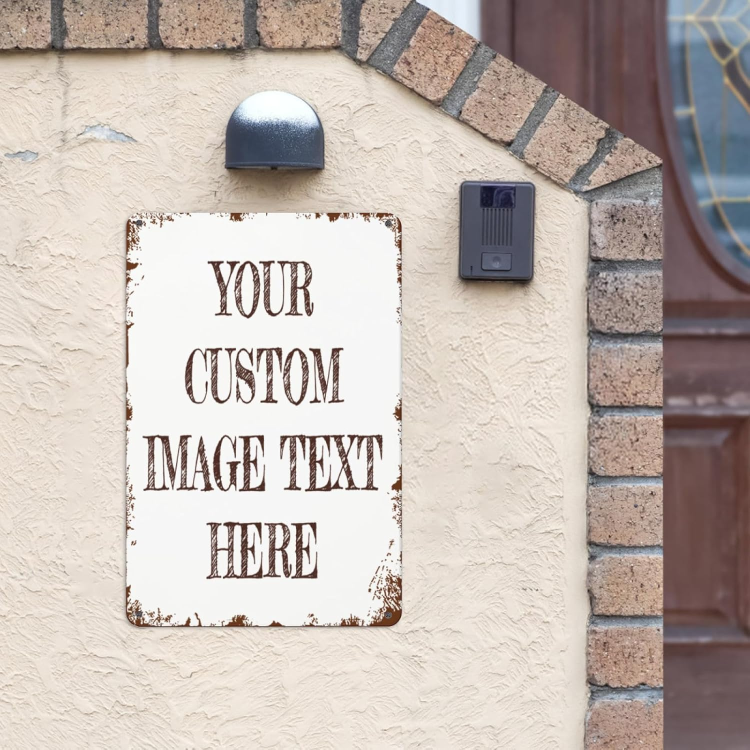
#> input picture IMG/0001.jpg, 1500 x 1500 px, given in place of the camera (shown at 1/2 size)
$ python CapturaVideo.py
#> lines starting #> are read from the running program, lines starting #| are printed output that depends on the picture; after the words box and inside, x2 and y2 are one past the last pixel; in counts of white or black regions, pixels touching at a corner belong together
#> in main, frame is the input picture: shape (1500, 1500, 3); mean B, G, R 177.5, 183.9, 194.6
import cv2
import numpy as np
import time
import easyocr
from collections import Counter


# Ordena 4 puntos como: top-left, top-right, bottom-right, bottom-left
# [12 lines left out: function ordenar_puntos, not called in this run]


# Detecta la hoja en el frame usando HSV y devuelve la hoja enderezada
def detectar_hoja_blanca(frame):
    altura, ancho = frame.shape[:2]
#> altura = 1500; ancho = 1500

    hsv = cv2.cvtColor(frame, cv2.COLOR_BGR2HSV)
#> hsv: shape (1500, 1500, 3); mean H, S, V 35.2, 32.2, 196.3

    # Rango base (calibrado) y margen
    base_lower = np.array([81, 0, 125], dtype=np.uint8)
    base_upper = np.array([121, 69, 245], dtype=np.uint8)
    delta = np.array([5, 15, 30], dtype=np.int32)

    lower = base_lower.astype(np.int32) - delta
    upper = base_upper.astype(np.int32) + delta

    lower = np.clip(lower, [0, 0, 0], [179, 255, 255]).astype(np.uint8)
    upper = np.clip(upper, [0, 0, 0], [179, 255, 255]).astype(np.uint8)

    mask_color = cv2.inRange(hsv, lower, upper)
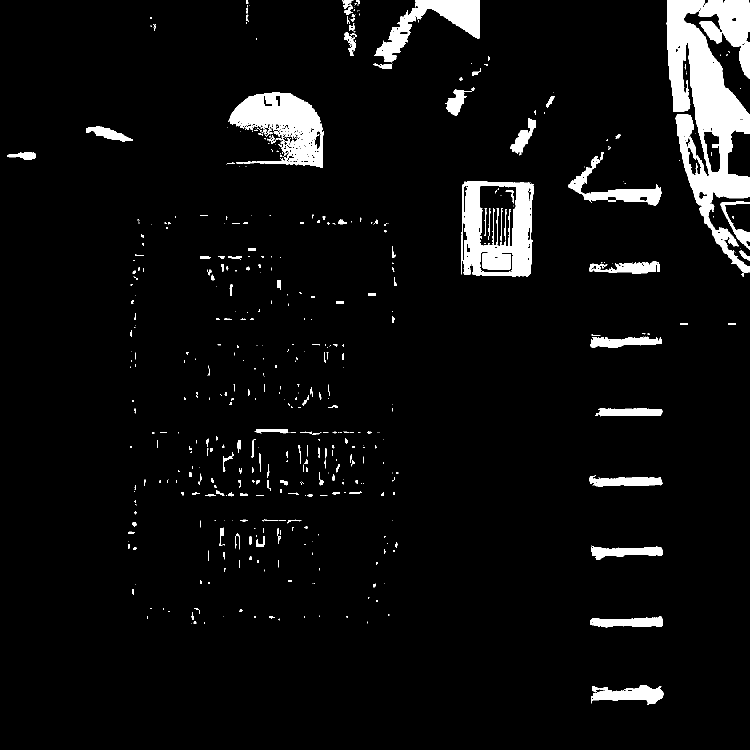
#> mask_color: shape (1500, 1500) (shown at 1/2 size); 5.5% white; 562 white regions (361 under 20 px), largest, box (x1, y1, x2, y2) and area: (1333, 0, 1500, 545) 45300, (922, 362, 1068, 553) 15167, (457, 184, 646, 335) 14760

    # Limpiar máscara
    kernel = np.ones((5, 5), np.uint8)
    mask_clean = cv2.morphologyEx(mask_color, cv2.MORPH_CLOSE, kernel, iterations=2)
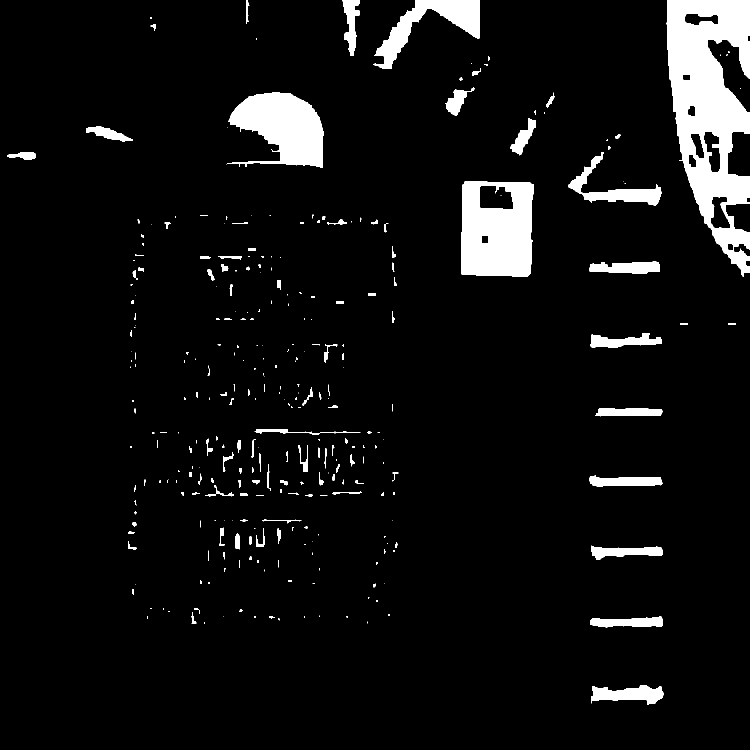
#> mask_clean: shape (1500, 1500) (shown at 1/2 size); 6.4% white; 310 white regions (154 under 20 px), largest, box (x1, y1, x2, y2) and area: (1333, 0, 1500, 553) 51899, (922, 362, 1068, 553) 23482, (455, 184, 648, 335) 18496
    mask_clean = cv2.morphologyEx(mask_clean, cv2.MORPH_OPEN, kernel, iterations=1)
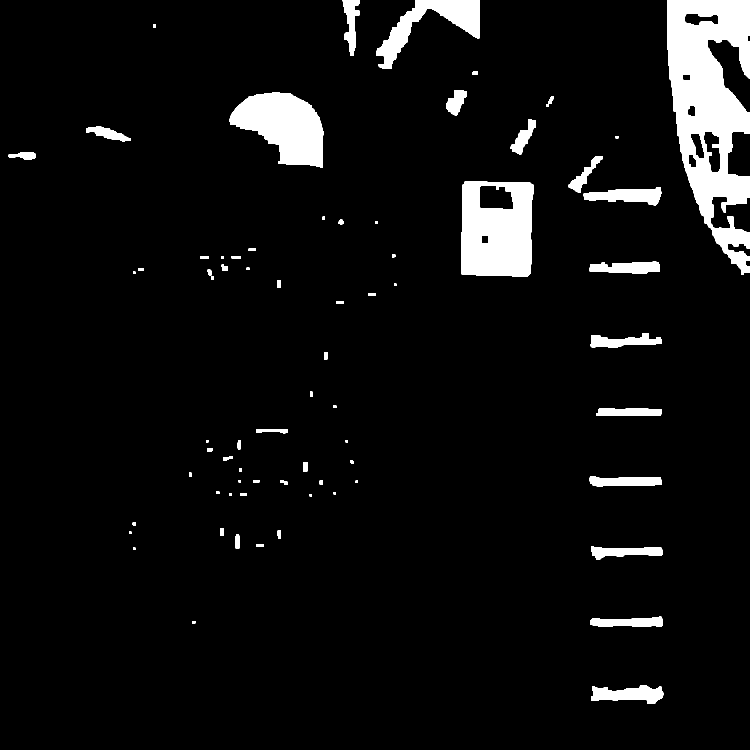
#> mask_clean: shape (1500, 1500) (shown at 1/2 size); 6% white; 71 white regions

    contours, _ = cv2.findContours(mask_clean, cv2.RETR_EXTERNAL, cv2.CHAIN_APPROX_SIMPLE)
#> contours = 71 contours, 10 with area under 20; largest, box (x1, y1, x2, y2) and area: (1334, 0, 1500, 550) 54944, (922, 362, 1067, 553) 26018, (458, 184, 647, 335) 17774, (752, 0, 960, 138) 9298, (1167, 374, 1323, 411) 3360
    if len(contours) == 0:
        return None, None, mask_clean

    mejor_contorno = None
    mejor_area = 0
    area_minima = ancho * altura * 0.20  # 20% del frame
#> area_minima = 450000

    gray = cv2.cvtColor(frame, cv2.COLOR_BGR2GRAY)
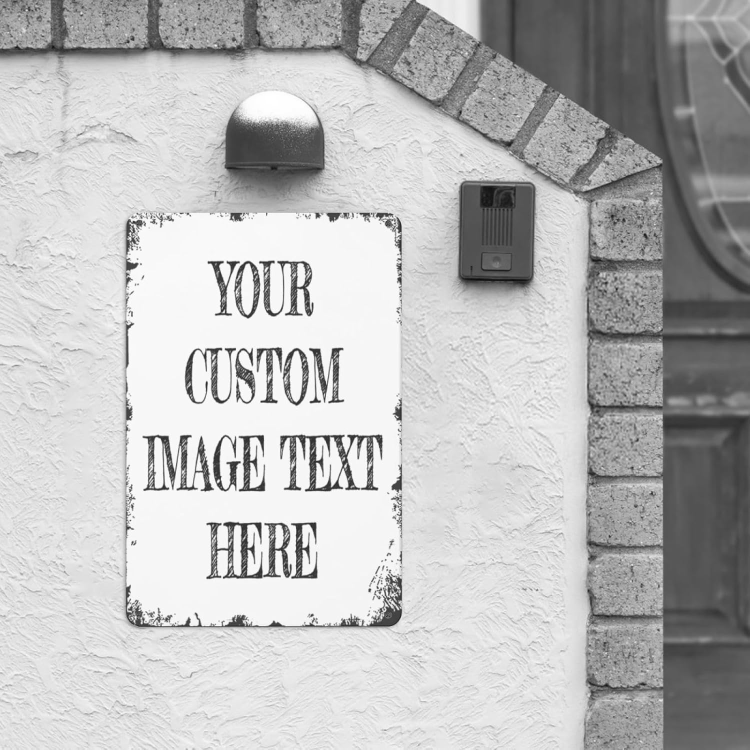
#> gray: shape (1500, 1500) (shown at 1/2 size); min 7, max 255, mean 186.4

    # Filtrar contornos por tamaño y brillo interno
    for cnt in contours:
        area = cv2.contourArea(cnt)
        if area < area_minima:
            continue

        hull = cv2.convexHull(cnt)

        mask_hull = np.zeros_like(gray)
        cv2.drawContours(mask_hull, [hull], -1, 255, -1)
        mean_val = cv2.mean(gray, mask=mask_hull)[0]

        if mean_val < 90:
            continue

        if area > mejor_area:
            mejor_area = area
            mejor_contorno = hull
#> this loop made 71 passes
#> area on passes 1, 3, 5, 7, 9, 10, 11, 14, 16, 18, 19, 20: 3292.5, 2103.5, 2169.5, 212, 90, 102, 38.5, 24.5, 28.5, 47, 73.5, 58.5
#> (cnt, area) on passes 2, 6, 13, 23, 24, 25: ([[384, 1242], [384, 1246], [390, 1246], [390, 1242]], 24), ([[513, 1088], [513, 1093], [527, 1093], [527, 1088]], 70), ([[480, 987], [480, 991], [493, 991], [493, 987]], 52), ([[378, 945], [378, 953], [382, 953], [382, 945]], 32), ([[478, 937], [478, 942], [483, 942], [483, 937]], 25), ([[606, 924], [606, 942], [614, 942], [614, 924]], 144)
#> after the loop, mejor_area = 0

    if mejor_contorno is None:
        return None, None, mask_clean

    rect = cv2.minAreaRect(mejor_contorno)
    box = cv2.boxPoints(rect)
    pts = np.array(box, dtype="float32")

    rect_pts = ordenar_puntos(pts)

    # Tamaño de salida de la hoja enderezada
    ancho_dst = 1000
    alto_dst = 1400
    dst = np.array([
        [0, 0],
        [ancho_dst - 1, 0],
        [ancho_dst - 1, alto_dst - 1],
        [0, alto_dst - 1]
    ], dtype="float32")

    M = cv2.getPerspectiveTransform(rect_pts, dst)
    warped = cv2.warpPerspective(frame, M, (ancho_dst, alto_dst))

    contour_4pts = rect_pts.reshape(-1, 1, 2).astype(int)

    return warped, contour_4pts, mask_clean


# Aplica filtros básicos y ejecuta EasyOCR sobre una imagen BGR
# [61 lines left out: functions leer_texto_imagen, combinar_textos, not called in this run]


def main():
    cap = cv2.VideoCapture(0)

    if not cap.isOpened():
        print("No se pudo abrir la cámara.")
        return

    estado = "buscando"   # estados: buscando -> esperando -> capturando -> listo
    capturas = []
    tiempo_ultima_captura = None
    num_capturas_deseadas = 5
    delay_entre_capturas = 0.1
    pre_captura_delay = 0.0
    tiempo_inicio_conteo = None

    print("Presiona 'q' para salir en cualquier momento.")
    print("Apunta la cámara hacia una hoja del color calibrado con texto.")

    while True:
        ret, frame = cap.read()
        if not ret:
            print("No se pudo leer frame de la cámara.")
            break

        frame_mostrar = frame.copy()

        hoja_warped, contorno_hoja, mask_blanco = detectar_hoja_blanca(frame)

        cv2.imshow("Mascara hoja (debug HSV)", mask_blanco)

        if contorno_hoja is not None:
            cv2.drawContours(frame_mostrar, [contorno_hoja], -1, (0, 255, 0), 2)
            cv2.putText(frame_mostrar, "Hoja detectada", (10, 30),
                        cv2.FONT_HERSHEY_SIMPLEX, 0.8, (0, 255, 0), 2)

            if estado == "buscando":
                estado = "esperando"
                tiempo_inicio_conteo = time.time()
                print(f"Hoja detectada. Captura iniciará en {pre_captura_delay} segundos...")

        # Control del tiempo de espera antes de empezar a capturar
        if estado == "esperando" and tiempo_inicio_conteo is not None:
            restante = pre_captura_delay - (time.time() - tiempo_inicio_conteo)
            if restante <= 0:
                estado = "capturando"
                tiempo_inicio_conteo = None
                capturas = []
                tiempo_ultima_captura = time.time()
                print(f"Iniciando captura de {num_capturas_deseadas} imagenes...")
            else:
                texto_conteo = f"Captura en {restante:.1f}s"
                cv2.putText(frame_mostrar, texto_conteo, (10, 60),
                            cv2.FONT_HERSHEY_SIMPLEX, 0.8, (0, 255, 255), 2)

        # Captura de varias imágenes de la misma hoja
        if estado == "capturando" and hoja_warped is not None:
            tiempo_actual = time.time()
            if tiempo_actual - tiempo_ultima_captura >= delay_entre_capturas:
                capturas.append(hoja_warped.copy())
                tiempo_ultima_captura = tiempo_actual
                print(f"Captura {len(capturas)} realizada.")

                cv2.imshow("Hoja recortada (ultima captura)", hoja_warped)

                if len(capturas) >= num_capturas_deseadas:
                    estado = "listo"
                    print(f"Se han capturado las {num_capturas_deseadas} imagenes de la hoja.")
                    break

        cv2.imshow("Camara - Deteccion de hoja", frame_mostrar)

        key = cv2.waitKey(1) & 0xFF
#> (key q is pressed here)
        if key == ord('q'):
            print("Salida manual con 'q'.")
            break

    cap.release()
    cv2.destroyAllWindows()

    print(f"Numero de capturas obtenidas: {len(capturas)}")
    for i, img in enumerate(capturas):
        filename = f"captura_hoja_{i+1}.png"
        cv2.imwrite(filename, img)
        print(f"Imagen guardada: {filename}")

    # OCR sobre las capturas y combinación
    if capturas:
        print("\nIniciando OCR sobre las capturas...")
        reader = easyocr.Reader(['es', 'en'])

        textos_capturas = []

        for i, img in enumerate(capturas):
            print(f"\n===== Captura {i+1} =====")
            texto = leer_texto_imagen(img, reader)
            textos_capturas.append(texto)
            print("Texto detectado:")
            print(texto if texto else "[Sin texto detectado]")

        texto_final = combinar_textos(textos_capturas)

        print("\n================ TEXTO FINAL ================")
        if texto_final:
            print(texto_final)
        else:
            print("[No se pudo reconstruir texto a partir de las capturas]")
        print("=======================================================")
    else:
        print("No hay capturas disponibles para OCR.")


if __name__ == "__main__":
    main()
